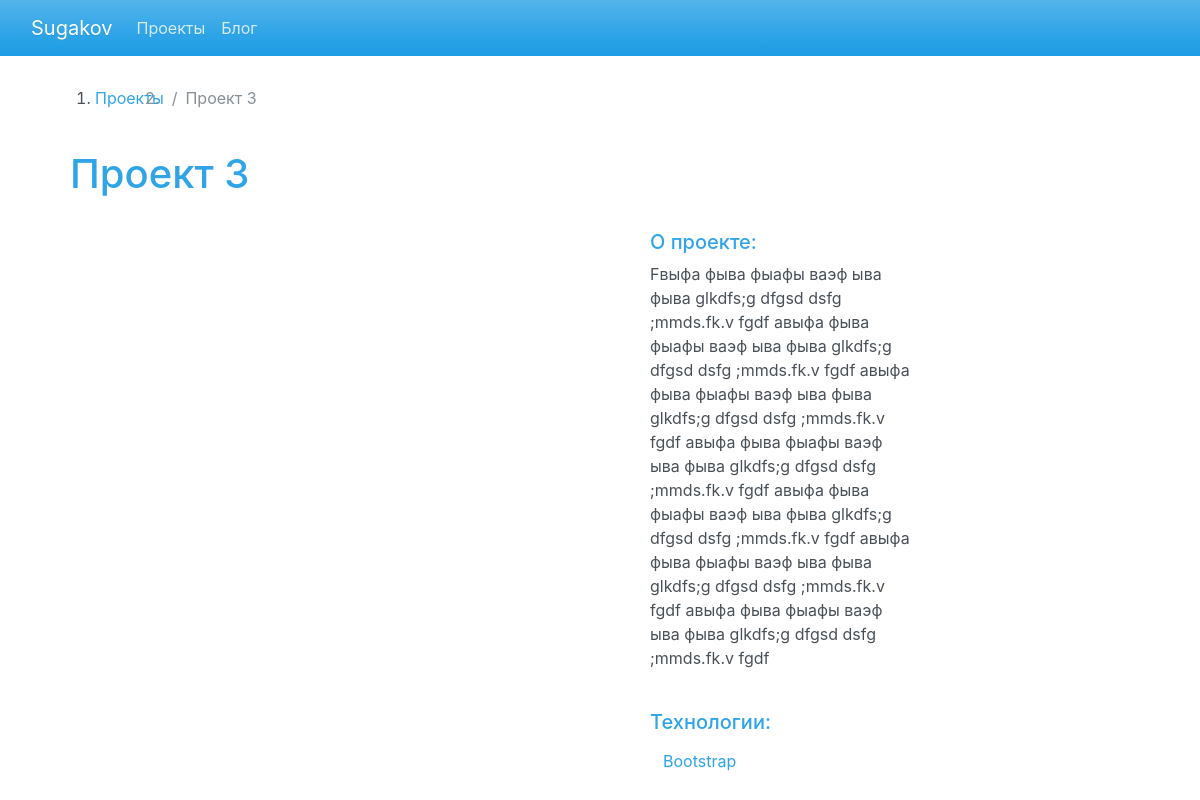
/projects/3/, run on the app's committed database.
### project/models.py (models this page shows)
class Project(models.Model):
    title = models.CharField(max_length=100)
    description = models.TextField()
    technology = models.CharField(max_length=100)
    image = models.ImageField(upload_to='img/')

### project/views.py (the view)
# urls.py: path('<int:pk>/', views.project_detail, name='project_detail'),
def project_detail(request, pk):
    project = Project.objects.get(pk=pk)
    context = {'project': project}
    return render(request, 'project_detail.html', context)

### project/templates/project_detail.html (shortened to what this page needs)
<!DOCTYPE html>
<html>
  <head>
  </head>
  <body>
    <header>
      {% load static %}
      {% include 'base.html' %}
    </header>
    <div align="left">
        <div class="div_main">
            {% block page_content %}
            <ol class="row">
              <li class="breadcrumb-item"><a href="/projects">Проекты</a></li>
              <li class="breadcrumb-item active">{{ project.title }}</li>
            </ol>
            <br>
                <h1>{{ project.title }}</h1>
            <br>
                <div class="row">
                    <div class="col-md-8">
                    </div>
                    <div class="col-md-4">
                        <h5>О проекте:</h5>
                        <p>{{ project.description }}</p>
                        <br>
                        <h5>Технологии:</h5>
                                <p>
                                    <a href="{% url 'project_tech' project.technology %}">
                                        <button type="button" class="btn btn-link">
                                            {{ project.technology }}
                                        </button></a>
                                </p>
                    </div>
                </div>
            </div>
        </div>
    {% endblock %}
</html>

### templates/base.html (style rules this page uses)
.div_main { margin-left:70px; margin-top:30px; width:70% }

### data on the page
Project: title "Проект 3", description "Fвыфа фыва фыафы ваэф ыва фыва glkdfs;g dfgsd dsfg ;mmds.fk.v fgdf авыфа фыва фыафы ваэф ыва фыва glkdfs;g dfgsd dsfg ;mmds.fk.v fgdf авыфа фыва фыафы ваэф ыва фыва glkdfs;g dfgsd dsfg ;mmds.fk.v fgdf авыфа фыва фыафы ваэф ыва фыва glkdfs;g dfgsd dsfg ;mmds.fk.v fgdf авыфа фыва фыафы ваэф ыва фыва glkdfs;g dfgsd dsfg ;mmds.fk.v fgdf авыфа фыва фыафы ваэф ыва фыва glkdfs;g dfgsd dsfg ;mmds.fk.v fgdf авыфа фыва фыафы ваэф ыва фыва glkdfs;g dfgsd dsfg ;mmds.fk.v fgdf", technology "Bootstrap"
